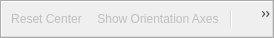
<?xml version="1.0" encoding="UTF-8"?>
<ui version="4.0">
 <class>selectToolbar</class>
 <widget class="QToolBar" name="selectToolbar">
  <property name="enabled">
   <bool>true</bool>
  </property>
  <property name="geometry">
   <rect>
    <x>0</x>
    <y>0</y>
    <width>274</width>
    <height>38</height>
   </rect>
  </property>
  <property name="windowTitle">
   <string>Center Axes Controls</string>
  </property>
  <property name="orientation">
   <enum>Qt::Horizontal</enum>
  </property>
  <action name="actionSelectPointThroug">
   <property name="checkable">
    <bool>false</bool>
   </property>
   <property name="enabled">
    <bool>false</bool>
   </property>
   <property name="icon">
    <iconset resource="scanner.qrc">
     <normaloff>:/scanner/Resources/Icons/pqFrustumSelectionPoint24.png</normaloff>:/scanner/Resources/Icons/pqFrustumSelectionPoint24.png</iconset>
   </property>
   <property name="text">
    <string>Show Orientation Axes</string>
   </property>
   <property name="toolTip">
    <string>Select Points Through</string>
   </property>
   <property name="statusTip">
    <string>Select Points Through</string>
   </property>
  </action>
  <action name="actionPolySelectSurfacePoint">
   <property name="checkable">
    <bool>false</bool>
   </property>
   <property name="enabled">
    <bool>false</bool>
   </property>
   <property name="icon">
    <iconset resource="scanner.qrc">
     <normaloff>:/scanner/Resources/Icons/pqPolygonSelectSurfacePoint24.png</normaloff>:/scanner/Resources/Icons/pqPolygonSelectSurfacePoint24.png</iconset>
   </property>
   <property name="text">
    <string>Show Center</string>
   </property>
   <property name="toolTip">
    <string>Poly Select Points On Surface</string>
   </property>
   <property name="statusTip">
    <string>Poly Select Points On Surface</string>
   </property>
  </action>
  <action name="actionSelectCellOn">
   <property name="checkable">
    <bool>false</bool>
   </property>
   <property name="enabled">
    <bool>false</bool>
   </property>
   <property name="icon">
    <iconset resource="scanner.qrc">
     <normaloff>:/scanner/Resources/Icons/pqSurfaceSelectionCell24.png</normaloff>:/scanner/Resources/Icons/pqSurfaceSelectionCell24.png</iconset>
   </property>
   <property name="text">
    <string>Pick Center</string>
   </property>
   <property name="iconText">
    <string>Pick Center</string>
   </property>
   <property name="toolTip">
    <string>Select Cells On Surface</string>
   </property>
   <property name="statusTip">
    <string>Select Cells On Surface</string>
   </property>
  </action>
  <action name="actionSelectCellThroug">
   <property name="checkable">
    <bool>false</bool>
   </property>
   <property name="enabled">
    <bool>false</bool>
   </property>
   <property name="icon">
    <iconset resource="scanner.qrc">
     <normaloff>:/scanner/Resources/Icons/pqFrustumSelectionCell24.png</normaloff>:/scanner/Resources/Icons/pqFrustumSelectionCell24.png</iconset>
   </property>
   <property name="text">
    <string>Reset Center</string>
   </property>
   <property name="toolTip">
    <string>Select Cells Through</string>
   </property>
   <property name="statusTip">
    <string>Select Cells Through</string>
   </property>
   <property name="whatsThis">
    <string/>
   </property>
  </action>
  <action name="actionSelectPointOn">
   <property name="checkable">
    <bool>false</bool>
   </property>
   <property name="enabled">
    <bool>false</bool>
   </property>
   <property name="icon">
    <iconset resource="scanner.qrc">
     <normaloff>:/scanner/Resources/Icons/pqSurfaceSelectionPoint24.png</normaloff>:/scanner/Resources/Icons/pqSurfaceSelectionPoint24.png</iconset>
   </property>
   <property name="text">
    <string>selectPointOn</string>
   </property>
   <property name="toolTip">
    <string>Select Points On Surface</string>
   </property>
   <property name="statusTip">
    <string>Select Points On Surface</string>
   </property>
  </action>
  <action name="actionPolySelectSurfaceCell">
   <property name="checkable">
    <bool>false</bool>
   </property>
   <property name="enabled">
    <bool>false</bool>
   </property>
   <property name="icon">
    <iconset resource="scanner.qrc">
     <normaloff>:/scanner/Resources/Icons/pqPolygonSelectSurfaceCell24.png</normaloff>:/scanner/Resources/Icons/pqPolygonSelectSurfaceCell24.png</iconset>
   </property>
   <property name="text">
    <string>selectSurfaceCell</string>
   </property>
   <property name="toolTip">
    <string>Poly Select Cells On Surface</string>
   </property>
   <property name="statusTip">
    <string>Poly Select Cells On Surface</string>
   </property>
  </action>
  <action name="actionSaveSelectedPart">
   <property name="enabled">
    <bool>false</bool>
   </property>
   <property name="icon">
    <iconset resource="scanner.qrc">
     <normaloff>:/scanner/Resources/Icons/pqFloppyDisk32.png</normaloff>:/scanner/Resources/Icons/pqFloppyDisk32.png</iconset>
   </property>
   <property name="text">
    <string>saveSelectedPart</string>
   </property>
   <property name="toolTip">
    <string>Save Selected Part</string>
   </property>
   <property name="statusTip">
    <string>Save Selected Part</string>
   </property>
  </action>
  <action name="actionDeleleSelectedPart">
   <property name="enabled">
    <bool>false</bool>
   </property>
   <property name="icon">
    <iconset resource="scanner.qrc">
     <normaloff>:/scanner/Resources/Icons/pqQuit22.png</normaloff>:/scanner/Resources/Icons/pqQuit22.png</iconset>
   </property>
   <property name="text">
    <string>DeleleSelectedPart</string>
   </property>
   <property name="toolTip">
    <string>Delele Selected Part</string>
   </property>
   <property name="statusTip">
    <string>Delele Selected Part</string>
   </property>
  </action>
  <addaction name="actionSelectCellThroug"/>
  <addaction name="actionSelectPointThroug"/>
  <addaction name="separator"/>
  <addaction name="actionSelectCellOn"/>
  <addaction name="actionSelectPointOn"/>
  <addaction name="separator"/>
  <addaction name="actionPolySelectSurfaceCell"/>
  <addaction name="actionPolySelectSurfacePoint"/>
  <addaction name="separator"/>
  <addaction name="actionSaveSelectedPart"/>
  <addaction name="actionDeleleSelectedPart"/>
 </widget>
 <resources>
  <include location="scanner.qrc"/>
 </resources>
 <connections/>
</ui>
